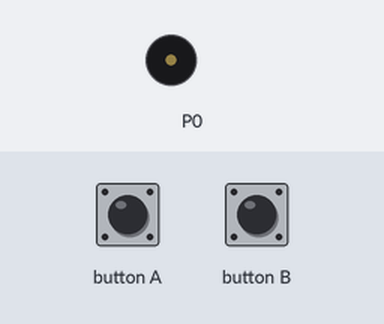
Recording of a program running on a simulated BBC micro:bit (MakeCode). On the bench: buzzer (waves = sounding). Inputs (shaded band) come from the test bench.

Above: at 1.2 s.
1.3 s: button A pressed for 0.15 s
At 1.7 s:
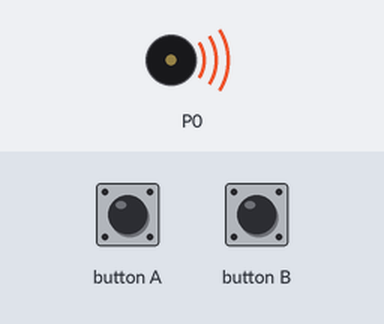
Timing chart, 0 to 4.3 s (numbered marks = the images above; inputs shaded):
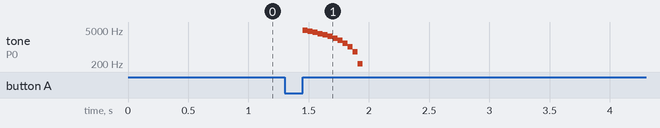

Measured:
- after the input at 1.3 s, tone on P0: plays 4791 Hz for 0.04 s, 4375 Hz for 0.04 s, 3958 Hz for 0.04 s, 3541 Hz for 0.04 s, 3125 Hz for 0.04 s, 2708 Hz for 0.04 s … (12 notes in this stretch), starting after 0.15 s

The program:

main.ts
```typescript
input.onButtonPressed(Button.A, function () {
    music.playSoundEffect(music.createSoundEffect(
    WaveShape.Sine,
    5000,
    0,
    255,
    0,
    500,
    SoundExpressionEffect.None,
    InterpolationCurve.Linear
    ), SoundExpressionPlayMode.UntilDone)
})
input.onButtonPressed(Button.B, function () {
    music.playSoundEffect(music.createSoundEffect(
    WaveShape.Square,
    5000,
    2738,
    255,
    197,
    500,
    SoundExpressionEffect.None,
    InterpolationCurve.Linear
    ), SoundExpressionPlayMode.UntilDone)
})
basic.forever(function () {

})
```

test.ts
```typescript
// les tests vont ici ; cela ne sera pas compilé si ce paquet est utilisé en tant qu'extension.
```
